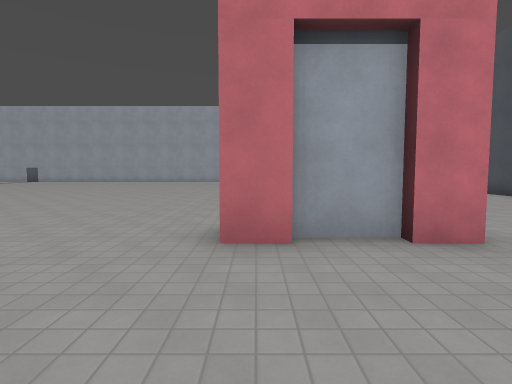
view 1 (above)

23 first-person views from a walk through a 3-D level made in the Godot game engine. The camera is 1.5 m above the floor, tilts 4° down and sees 80° across. The floor is counted in squares, 2 m on a side. Each view is taken from the middle of a square. On the plan, view 1 faces up. The plan holds only what a view shows up to about 10 squares ahead; the rest is blank. Surface patterns are stand-ins for the level's own textures.

view 2
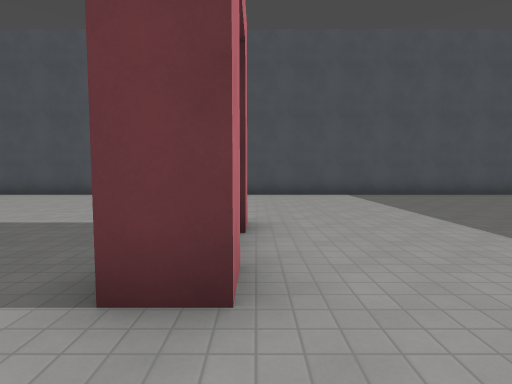

view 3
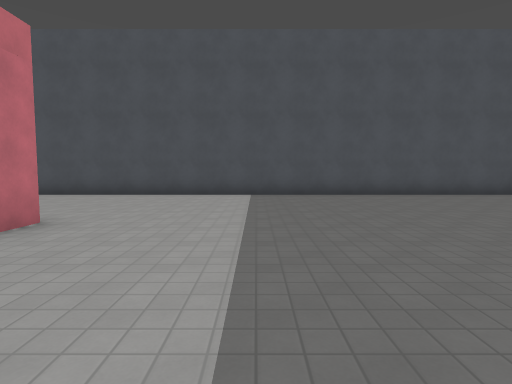

view 4
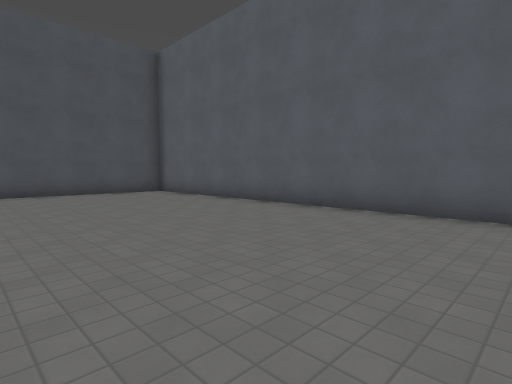

view 5
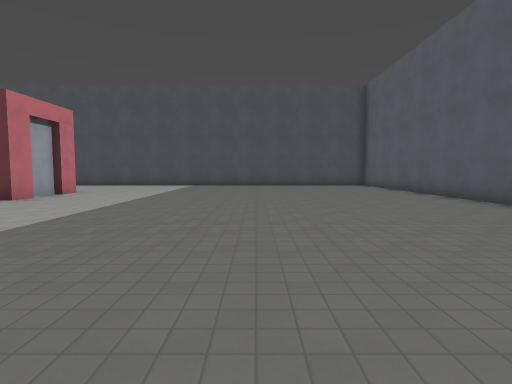

view 6
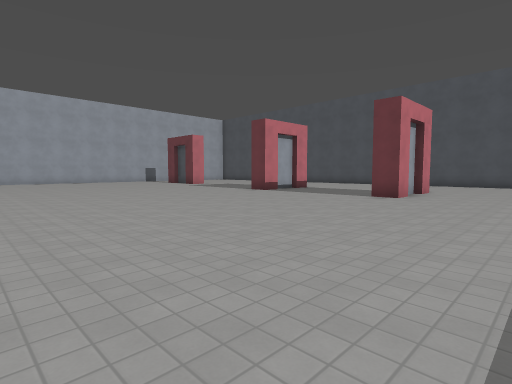

view 7
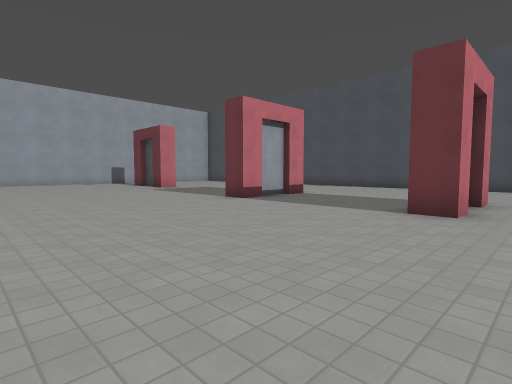

view 8
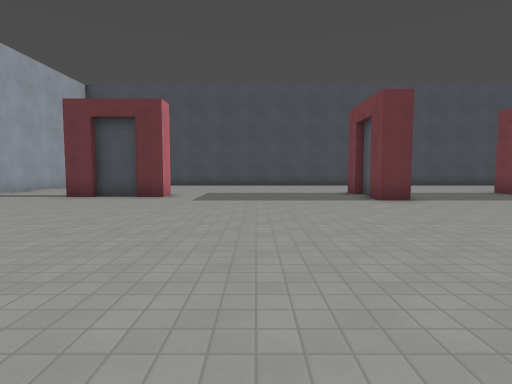

view 9
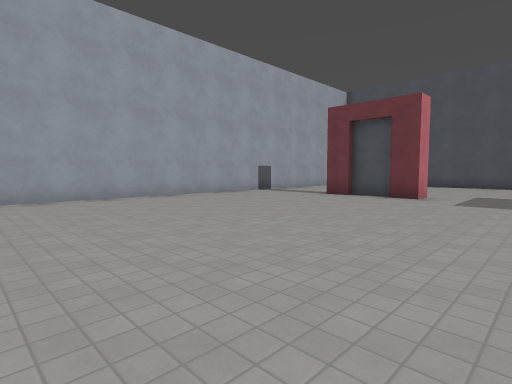

view 10
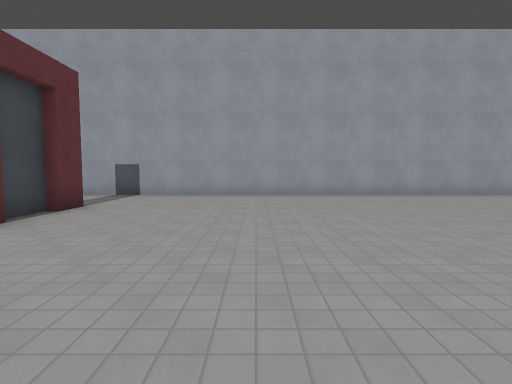

view 11
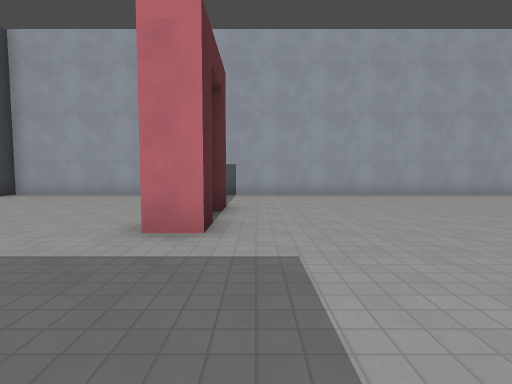

view 12
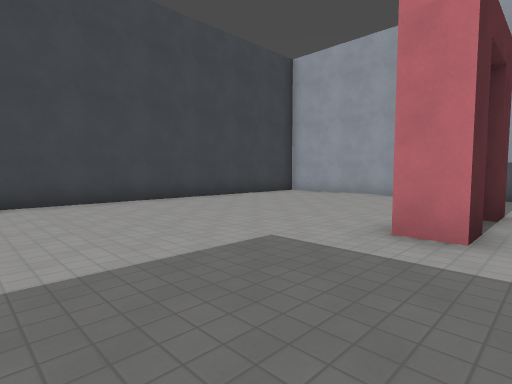

view 13
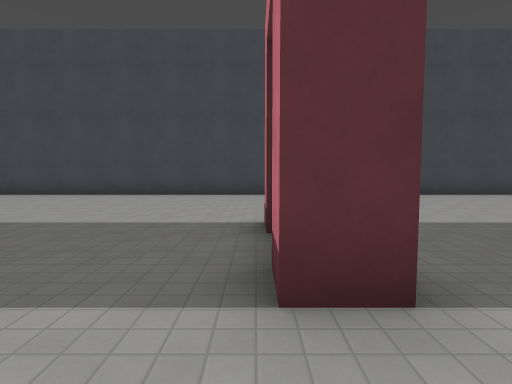

view 14
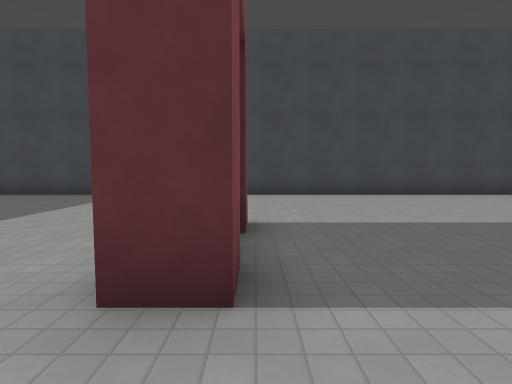

view 15
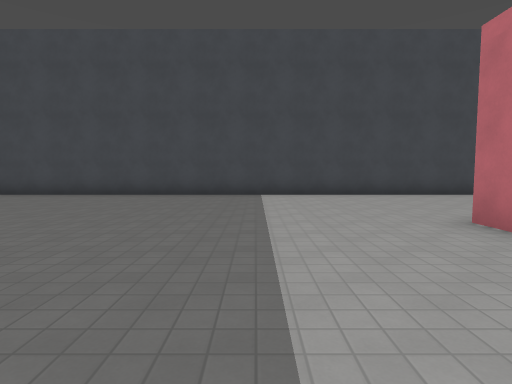

view 16
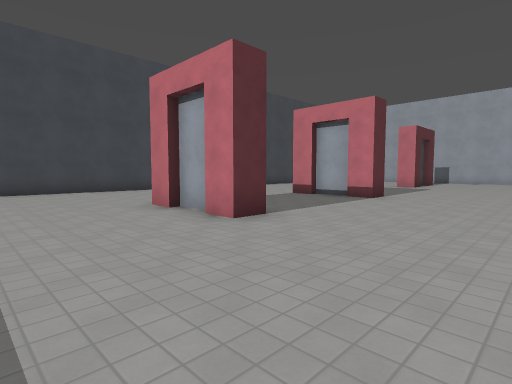

view 17
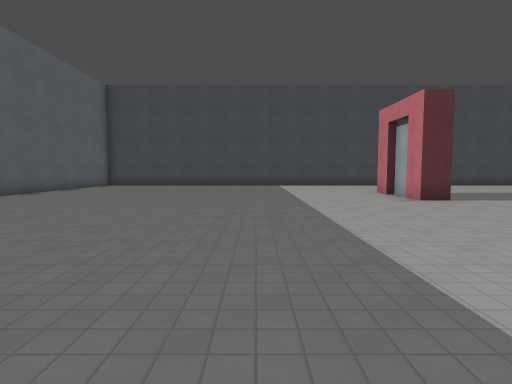

view 18
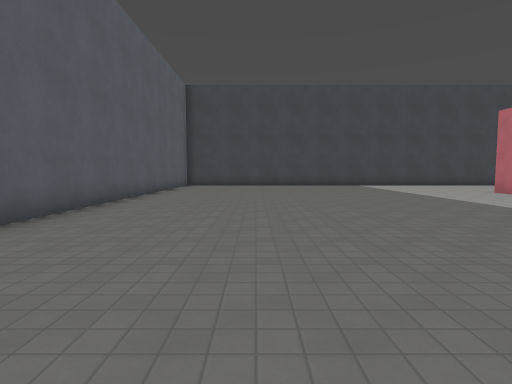

view 19
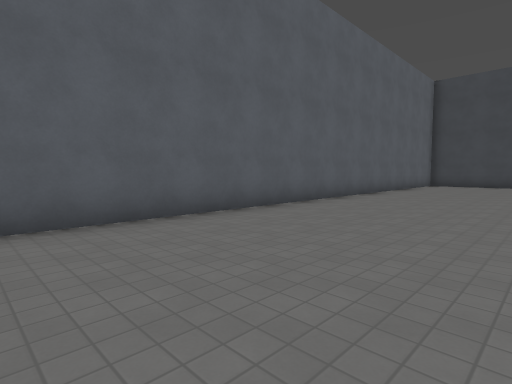

view 20
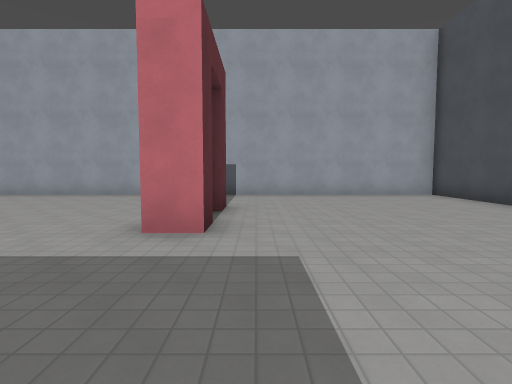

view 21
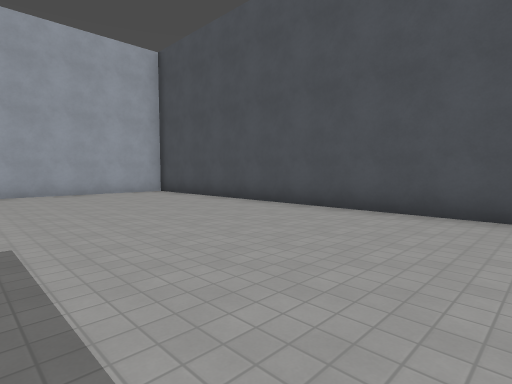

view 22
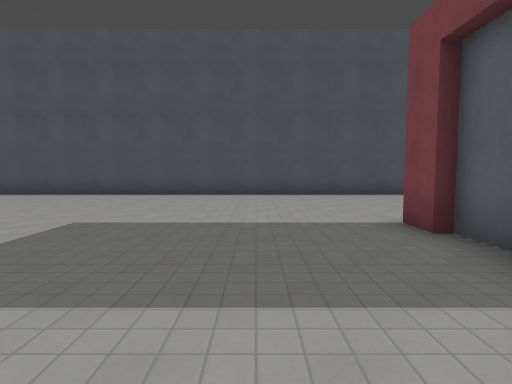

view 23
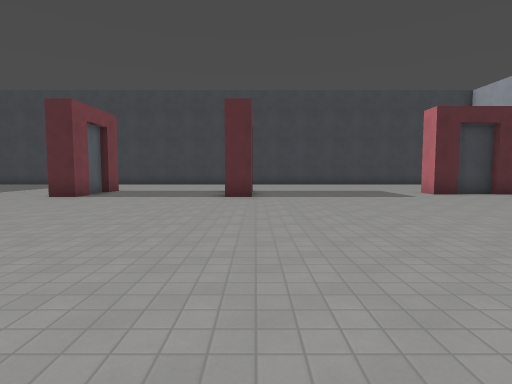

### Floor plan
Points are (right, up) in squares from view 1. A wall is a line through its corners. A room is listed if a view was taken in it or the views show most of it. See-through windows are left out.
Room 1 (views 1, 2, 3, 4, 5, 6, 7, 8, 9, 10, 11, 12, 13, 14, 15, 16, 17, 18, 19, 20, 21, 22, 23)
walls: (-14.5, 8.4) (-15.5, 8.4); (-14.6, 3.4) (-15.5, 3.4); (0.8, 8.6) (1.2, 8.6); (1.8, 8.4) (0.6, 8.4); (1.8, 3.4) (0.4, 3.4); (0.9, 15.4) (0.9, 16.5); (-14.9, 16.5) (-14.9, 15.5); (-2.6, -8.5) (5.8, -8.5); (-1.5, 20.5) (-21.5, 20.5) (-21.5, 19.9); (-16.1, -8.5) (-5.4, -8.5); (-21.5, 17.8) (-21.5, -8); (7.5, -8) (7.5, 20.5) (1, 20.5)
objects: pillar (-16, 3); pillar (-16, 8); pillar (-15, 15); pillar (-15, 17); pillar (-14, 4); pillar (-14, 9); pillar (0, 3); pillar (0, 8); pillar (1, 15); pillar (1, 17); pillar (2, 4); pillar (2, 9)

Where each view was taken, in squares from view 1:
view 1: 0 up, 0 right, facing up
view 2: 3 up, 2 left, facing right
view 3: 0 up, 2 left, facing right
view 4: 3 down, 3 left, facing down-right
view 5: 3 down, 8 left, facing right
view 6: 0 up, 9 left, facing up-right
view 7: 2 up, 6 left, facing up-right
view 8: 12 up, 8 left, facing right
view 9: 12 up, 8 left, facing up-right
view 10: 11 up, 11 left, facing up
view 11: 11 up, 14 left, facing up
view 12: 11 up, 14 left, facing up-left
view 13: 8 up, 12 left, facing left
view 14: 4 up, 12 left, facing left
view 15: 0 up, 12 left, facing left
view 16: 0 up, 10 left, facing up-left
view 17: 1 down, 6 left, facing left
view 18: 5 down, 6 left, facing left
view 19: 4 down, 5 left, facing down-left
view 20: 11 up, 2 right, facing up
view 21: 10 up, 2 right, facing up-right
view 22: 11 up, 2 left, facing right
view 23: 9 up, 5 left, facing left
